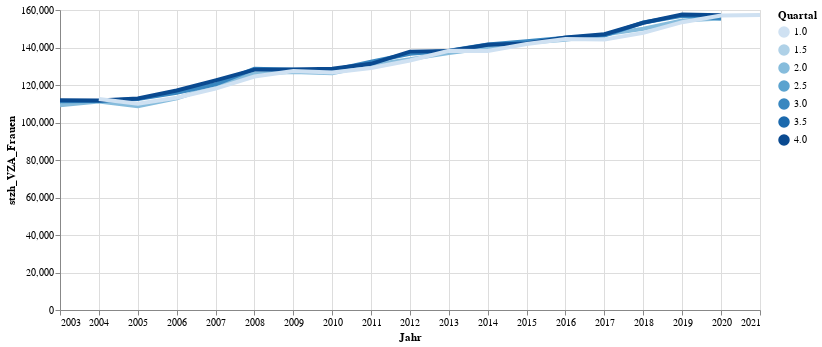

The code cell stored with this chart in its notebook:
### Code cell
# df_statzonen = df_statzonen[(df_statzonen.knr>0) & (df_statzonen.qname!="Hirslanden")]
#aktuellesJahr[[aktuellesJahr.KreisSort =7]])
highlight = alt.selection(type='single', on='mouseover',
                          fields=['Quartal'], nearest=True)
#x='date:StichtagDatJahr',
base = alt.Chart(selVZA).encode(
    x='Jahr',
    y='stzh_VZA_Frauen',
    color='Quartal'
)

points = base.mark_circle().encode(
    opacity=alt.value(0)
).add_selection(
    highlight
).properties(
    width=700 , height=300
)
lines = base.mark_line().encode(
    size=alt.condition(~highlight, alt.value(1.5), alt.value(4))
).interactive()

points + lines

### Figure 1 — Vega-Lite specification as saved in the notebook (floating-point values rounded to 4 significant figures)
{"config": {"view": {"continuousWidth": 400, "continuousHeight": 300}}, "layer": [{"mark": "circle", "encoding": {"color": {"type": "quantitative", "field": "Quartal"}, "opacity": {"value": 0}, "x": {"type": "temporal", "field": "Jahr"}, "y": {"type": "quantitative", "field": "stzh_VZA_Frauen"}}, "height": 300, "selection": {"selector006": {"type": "single", "on": "mouseover", "fields": ["Quartal"], "nearest": true}}, "width": 700}, {"mark": "line", "encoding": {"color": {"type": "quantitative", "field": "Quartal"}, "size": {"condition": {"value": 1.5, "selection": {"not": "selector006"}}, "value": 4}, "x": {"type": "temporal", "field": "Jahr"}, "y": {"type": "quantitative", "field": "stzh_VZA_Frauen"}}, "selection": {"selector007": {"type": "interval", "bind": "scales", "encodings": ["x", "y"]}}}], "data": {"name": "data-b4f93c5530655ad5ad21fb81af158307"}, "$schema": "https://vega.github.io/schema/vega-lite/v4.8.1.json", "datasets": {"data-b4f93c5530655ad5ad21fb81af158307": [{"Jahr": "2003-01-01T00:00:00", "Quartal": 2, "stzh_VZA_Frauen": 109200, "stzh_VZA_Maenner": 186200, "stzh_VZA_s2": 34200, "stzh_VZA_s3": 261300}, {"Jahr": "2003-01-01T00:00:00", "Quartal": 3, "stzh_VZA_Frauen": 111300, "stzh_VZA_Maenner": 185600, "stzh_VZA_s2": 34200, "stzh_VZA_s3": 262800}, {"Jahr": "2003-01-01T00:00:00", "Quartal": 4, "stzh_VZA_Frauen": 111900, "stzh_VZA_Maenner": 182000, "stzh_VZA_s2": 32500, "stzh_VZA_s3": 261400}, {"Jahr": "2004-01-01T00:00:00", "Quartal": 1, "stzh_VZA_Frauen": 112500, "stzh_VZA_Maenner": 181700, "stzh_VZA_s2": 31500, "stzh_VZA_s3": 262700}, {"Jahr": "2004-01-01T00:00:00", "Quartal": 2, "stzh_VZA_Frauen": 111200, "stzh_VZA_Maenner": 181000, "stzh_VZA_s2": 31400, "stzh_VZA_s3": 260800}, {"Jahr": "2004-01-01T00:00:00", "Quartal": 3, "stzh_VZA_Frauen": 111500, "stzh_VZA_Maenner": 182200, "stzh_VZA_s2": 31500, "stzh_VZA_s3": 262100}, {"Jahr": "2004-01-01T00:00:00", "Quartal": 4, "stzh_VZA_Frauen": 111700, "stzh_VZA_Maenner": 178900, "stzh_VZA_s2": 29600, "stzh_VZA_s3": 261000}, {"Jahr": "2005-01-01T00:00:00", "Quartal": 1, "stzh_VZA_Frauen": 110000, "stzh_VZA_Maenner": 178600, "stzh_VZA_s2": 29200, "stzh_VZA_s3": 259400}, {"Jahr": "2005-01-01T00:00:00", "Quartal": 2, "stzh_VZA_Frauen": 108700, "stzh_VZA_Maenner": 178800, "stzh_VZA_s2": 29400, "stzh_VZA_s3": 258000}, {"Jahr": "2005-01-01T00:00:00", "Quartal": 3, "stzh_VZA_Frauen": 112500, "stzh_VZA_Maenner": 182400, "stzh_VZA_s2": 28500, "stzh_VZA_s3": 266400}, {"Jahr": "2005-01-01T00:00:00", "Quartal": 4, "stzh_VZA_Frauen": 112800, "stzh_VZA_Maenner": 179400, "stzh_VZA_s2": 28100, "stzh_VZA_s3": 264100}, {"Jahr": "2006-01-01T00:00:00", "Quartal": 1, "stzh_VZA_Frauen": 113200, "stzh_VZA_Maenner": 180100, "stzh_VZA_s2": 28000, "stzh_VZA_s3": 265200}, {"Jahr": "2006-01-01T00:00:00", "Quartal": 2, "stzh_VZA_Frauen": 112900, "stzh_VZA_Maenner": 182000, "stzh_VZA_s2": 28000, "stzh_VZA_s3": 266800}, {"Jahr": "2006-01-01T00:00:00", "Quartal": 3, "stzh_VZA_Frauen": 115900, "stzh_VZA_Maenner": 184400, "stzh_VZA_s2": 27500, "stzh_VZA_s3": 272800}, {"Jahr": "2006-01-01T00:00:00", "Quartal": 4, "stzh_VZA_Frauen": 117100, "stzh_VZA_Maenner": 183500, "stzh_VZA_s2": 26700, "stzh_VZA_s3": 273900}, {"Jahr": "2007-01-01T00:00:00", "Quartal": 1, "stzh_VZA_Frauen": 118100, "stzh_VZA_Maenner": 184700, "stzh_VZA_s2": 26900, "stzh_VZA_s3": 275800}, {"Jahr": "2007-01-01T00:00:00", "Quartal": 2, "stzh_VZA_Frauen": 119500, "stzh_VZA_Maenner": 188200, "stzh_VZA_s2": 27300, "stzh_VZA_s3": 280400}, {"Jahr": "2007-01-01T00:00:00", "Quartal": 3, "stzh_VZA_Frauen": 120400, "stzh_VZA_Maenner": 191600, "stzh_VZA_s2": 28000, "stzh_VZA_s3": 284000}, {"Jahr": "2007-01-01T00:00:00", "Quartal": 4, "stzh_VZA_Frauen": 122500, "stzh_VZA_Maenner": 191300, "stzh_VZA_s2": 27500, "stzh_VZA_s3": 286300}, {"Jahr": "2008-01-01T00:00:00", "Quartal": 1, "stzh_VZA_Frauen": 124500, "stzh_VZA_Maenner": 192900, "stzh_VZA_s2": 27700, "stzh_VZA_s3": 289700}, {"Jahr": "2008-01-01T00:00:00", "Quartal": 2, "stzh_VZA_Frauen": 126100, "stzh_VZA_Maenner": 196600, "stzh_VZA_s2": 27900, "stzh_VZA_s3": 294700}, {"Jahr": "2008-01-01T00:00:00", "Quartal": 3, "stzh_VZA_Frauen": 128600, "stzh_VZA_Maenner": 197400, "stzh_VZA_s2": 28300, "stzh_VZA_s3": 297800}, {"Jahr": "2008-01-01T00:00:00", "Quartal": 4, "stzh_VZA_Frauen": 128200, "stzh_VZA_Maenner": 194700, "stzh_VZA_s2": 27800, "stzh_VZA_s3": 295100}, {"Jahr": "2009-01-01T00:00:00", "Quartal": 1, "stzh_VZA_Frauen": 127500, "stzh_VZA_Maenner": 195600, "stzh_VZA_s2": 28400, "stzh_VZA_s3": 294700}, {"Jahr": "2009-01-01T00:00:00", "Quartal": 2, "stzh_VZA_Frauen": 126900, "stzh_VZA_Maenner": 195900, "stzh_VZA_s2": 28800, "stzh_VZA_s3": 294000}, {"Jahr": "2009-01-01T00:00:00", "Quartal": 3, "stzh_VZA_Frauen": 128200, "stzh_VZA_Maenner": 197500, "stzh_VZA_s2": 29100, "stzh_VZA_s3": 296600}, {"Jahr": "2009-01-01T00:00:00", "Quartal": 4, "stzh_VZA_Frauen": 128300, "stzh_VZA_Maenner": 195100, "stzh_VZA_s2": 28500, "stzh_VZA_s3": 294900}, {"Jahr": "2010-01-01T00:00:00", "Quartal": 1, "stzh_VZA_Frauen": 126700, "stzh_VZA_Maenner": 195100, "stzh_VZA_s2": 28500, "stzh_VZA_s3": 293300}, {"Jahr": "2010-01-01T00:00:00", "Quartal": 2, "stzh_VZA_Frauen": 126300, "stzh_VZA_Maenner": 197900, "stzh_VZA_s2": 28700, "stzh_VZA_s3": 295500}, {"Jahr": "2010-01-01T00:00:00", "Quartal": 3, "stzh_VZA_Frauen": 127900, "stzh_VZA_Maenner": 200600, "stzh_VZA_s2": 29100, "stzh_VZA_s3": 299400}, {"Jahr": "2010-01-01T00:00:00", "Quartal": 4, "stzh_VZA_Frauen": 128700, "stzh_VZA_Maenner": 199900, "stzh_VZA_s2": 28600, "stzh_VZA_s3": 300100}, {"Jahr": "2011-01-01T00:00:00", "Quartal": 1, "stzh_VZA_Frauen": 129100, "stzh_VZA_Maenner": 197700, "stzh_VZA_s2": 28300, "stzh_VZA_s3": 298600}, {"Jahr": "2011-01-01T00:00:00", "Quartal": 2, "stzh_VZA_Frauen": 130700, "stzh_VZA_Maenner": 200400, "stzh_VZA_s2": 28400, "stzh_VZA_s3": 302800}, {"Jahr": "2011-01-01T00:00:00", "Quartal": 3, "stzh_VZA_Frauen": 132400, "stzh_VZA_Maenner": 201900, "stzh_VZA_s2": 28700, "stzh_VZA_s3": 305700}, {"Jahr": "2011-01-01T00:00:00", "Quartal": 4, "stzh_VZA_Frauen": 131300, "stzh_VZA_Maenner": 200100, "stzh_VZA_s2": 28200, "stzh_VZA_s3": 303300}, {"Jahr": "2012-01-01T00:00:00", "Quartal": 1, "stzh_VZA_Frauen": 133100, "stzh_VZA_Maenner": 201100, "stzh_VZA_s2": 28200, "stzh_VZA_s3": 306000}, {"Jahr": "2012-01-01T00:00:00", "Quartal": 2, "stzh_VZA_Frauen": 133800, "stzh_VZA_Maenner": 202300, "stzh_VZA_s2": 28200, "stzh_VZA_s3": 307900}, {"Jahr": "2012-01-01T00:00:00", "Quartal": 3, "stzh_VZA_Frauen": 136700, "stzh_VZA_Maenner": 205100, "stzh_VZA_s2": 28300, "stzh_VZA_s3": 313500}, {"Jahr": "2012-01-01T00:00:00", "Quartal": 4, "stzh_VZA_Frauen": 137800, "stzh_VZA_Maenner": 202900, "stzh_VZA_s2": 27700, "stzh_VZA_s3": 313100}, {"Jahr": "2013-01-01T00:00:00", "Quartal": 1, "stzh_VZA_Frauen": 138300, "stzh_VZA_Maenner": 203300, "stzh_VZA_s2": 27900, "stzh_VZA_s3": 313700}, {"Jahr": "2013-01-01T00:00:00", "Quartal": 2, "stzh_VZA_Frauen": 137100, "stzh_VZA_Maenner": 205100, "stzh_VZA_s2": 28000, "stzh_VZA_s3": 314100}, {"Jahr": "2013-01-01T00:00:00", "Quartal": 3, "stzh_VZA_Frauen": 138300, "stzh_VZA_Maenner": 205700, "stzh_VZA_s2": 27900, "stzh_VZA_s3": 316100}, {"Jahr": "2013-01-01T00:00:00", "Quartal": 4, "stzh_VZA_Frauen": 138100, "stzh_VZA_Maenner": 203700, "stzh_VZA_s2": 27600, "stzh_VZA_s3": 314200}, {"Jahr": "2014-01-01T00:00:00", "Quartal": 1, "stzh_VZA_Frauen": 138200, "stzh_VZA_Maenner": 203000, "stzh_VZA_s2": 27600, "stzh_VZA_s3": 313600}, {"Jahr": "2014-01-01T00:00:00", "Quartal": 2, "stzh_VZA_Frauen": 139700, "stzh_VZA_Maenner": 205200, "stzh_VZA_s2": 27800, "stzh_VZA_s3": 317000}, {"Jahr": "2014-01-01T00:00:00", "Quartal": 3, "stzh_VZA_Frauen": 141600, "stzh_VZA_Maenner": 206600, "stzh_VZA_s2": 27900, "stzh_VZA_s3": 320400}, {"Jahr": "2014-01-01T00:00:00", "Quartal": 4, "stzh_VZA_Frauen": 141500, "stzh_VZA_Maenner": 207100, "stzh_VZA_s2": 27700, "stzh_VZA_s3": 321000}, {"Jahr": "2015-01-01T00:00:00", "Quartal": 1, "stzh_VZA_Frauen": 141900, "stzh_VZA_Maenner": 206900, "stzh_VZA_s2": 27800, "stzh_VZA_s3": 320900}, {"Jahr": "2015-01-01T00:00:00", "Quartal": 2, "stzh_VZA_Frauen": 142500, "stzh_VZA_Maenner": 209700, "stzh_VZA_s2": 28300, "stzh_VZA_s3": 324000}, {"Jahr": "2015-01-01T00:00:00", "Quartal": 3, "stzh_VZA_Frauen": 143300, "stzh_VZA_Maenner": 210500, "stzh_VZA_s2": 28100, "stzh_VZA_s3": 325600}, {"Jahr": "2015-01-01T00:00:00", "Quartal": 4, "stzh_VZA_Frauen": 142200, "stzh_VZA_Maenner": 210300, "stzh_VZA_s2": 27500, "stzh_VZA_s3": 325000}, {"Jahr": "2016-01-01T00:00:00", "Quartal": 1, "stzh_VZA_Frauen": 144500, "stzh_VZA_Maenner": 210700, "stzh_VZA_s2": 27100, "stzh_VZA_s3": 328100}, {"Jahr": "2016-01-01T00:00:00", "Quartal": 2, "stzh_VZA_Frauen": 144100, "stzh_VZA_Maenner": 211100, "stzh_VZA_s2": 27200, "stzh_VZA_s3": 328000}, {"Jahr": "2016-01-01T00:00:00", "Quartal": 3, "stzh_VZA_Frauen": 145200, "stzh_VZA_Maenner": 212300, "stzh_VZA_s2": 27500, "stzh_VZA_s3": 330000}, {"Jahr": "2016-01-01T00:00:00", "Quartal": 4, "stzh_VZA_Frauen": 145300, "stzh_VZA_Maenner": 211900, "stzh_VZA_s2": 26200, "stzh_VZA_s3": 331000}, {"Jahr": "2017-01-01T00:00:00", "Quartal": 1, "stzh_VZA_Frauen": 144300, "stzh_VZA_Maenner": 212300, "stzh_VZA_s2": 25700, "stzh_VZA_s3": 331000}, {"Jahr": "2017-01-01T00:00:00", "Quartal": 2, "stzh_VZA_Frauen": 146900, "stzh_VZA_Maenner": 214700, "stzh_VZA_s2": 27000, "stzh_VZA_s3": 334700}, {"Jahr": "2017-01-01T00:00:00", "Quartal": 3, "stzh_VZA_Frauen": 146400, "stzh_VZA_Maenner": 217400, "stzh_VZA_s2": 27000, "stzh_VZA_s3": 336800}, {"Jahr": "2017-01-01T00:00:00", "Quartal": 4, "stzh_VZA_Frauen": 147100, "stzh_VZA_Maenner": 216400, "stzh_VZA_s2": 26600, "stzh_VZA_s3": 336900}, {"Jahr": "2018-01-01T00:00:00", "Quartal": 1, "stzh_VZA_Frauen": 147800, "stzh_VZA_Maenner": 215600, "stzh_VZA_s2": 26400, "stzh_VZA_s3": 337000}, {"Jahr": "2018-01-01T00:00:00", "Quartal": 2, "stzh_VZA_Frauen": 150000, "stzh_VZA_Maenner": 216100, "stzh_VZA_s2": 26600, "stzh_VZA_s3": 339500}, {"Jahr": "2018-01-01T00:00:00", "Quartal": 3, "stzh_VZA_Frauen": 153300, "stzh_VZA_Maenner": 216800, "stzh_VZA_s2": 27000, "stzh_VZA_s3": 343100}, {"Jahr": "2018-01-01T00:00:00", "Quartal": 4, "stzh_VZA_Frauen": 153200, "stzh_VZA_Maenner": 216700, "stzh_VZA_s2": 26700, "stzh_VZA_s3": 343200}, {"Jahr": "2019-01-01T00:00:00", "Quartal": 1, "stzh_VZA_Frauen": 153500, "stzh_VZA_Maenner": 217800, "stzh_VZA_s2": 26900, "stzh_VZA_s3": 344400}, {"Jahr": "2019-01-01T00:00:00", "Quartal": 2, "stzh_VZA_Frauen": 154400, "stzh_VZA_Maenner": 217800, "stzh_VZA_s2": 27100, "stzh_VZA_s3": 345100}, {"Jahr": "2019-01-01T00:00:00", "Quartal": 3, "stzh_VZA_Frauen": 156900, "stzh_VZA_Maenner": 217100, "stzh_VZA_s2": 27400, "stzh_VZA_s3": 346600}, {"Jahr": "2019-01-01T00:00:00", "Quartal": 4, "stzh_VZA_Frauen": 157600, "stzh_VZA_Maenner": 216800, "stzh_VZA_s2": 26900, "stzh_VZA_s3": 347500}, {"Jahr": "2020-01-01T00:00:00", "Quartal": 1, "stzh_VZA_Frauen": 157100, "stzh_VZA_Maenner": 216800, "stzh_VZA_s2": 26100, "stzh_VZA_s3": 347700}, {"Jahr": "2020-01-01T00:00:00", "Quartal": 2, "stzh_VZA_Frauen": 155500, "stzh_VZA_Maenner": 218300, "stzh_VZA_s2": 26100, "stzh_VZA_s3": 347700}, {"Jahr": "2020-01-01T00:00:00", "Quartal": 3, "stzh_VZA_Frauen": 155500, "stzh_VZA_Maenner": 219500, "stzh_VZA_s2": 26400, "stzh_VZA_s3": 348600}, {"Jahr": "2020-01-01T00:00:00", "Quartal": 4, "stzh_VZA_Frauen": 157200, "stzh_VZA_Maenner": 218500, "stzh_VZA_s2": 26000, "stzh_VZA_s3": 349700}, {"Jahr": "2021-01-01T00:00:00", "Quartal": 1, "stzh_VZA_Frauen": 157400, "stzh_VZA_Maenner": 216500, "stzh_VZA_s2": 26400, "stzh_VZA_s3": 347500}]}}
